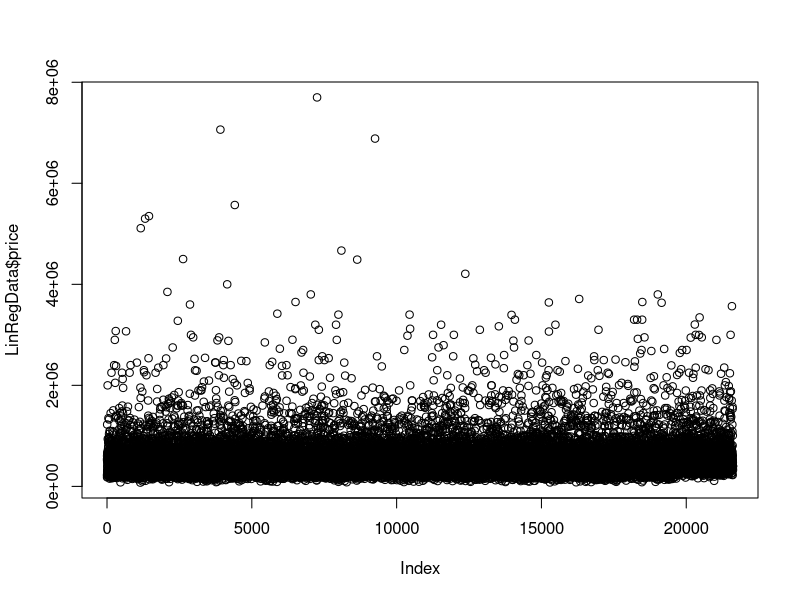
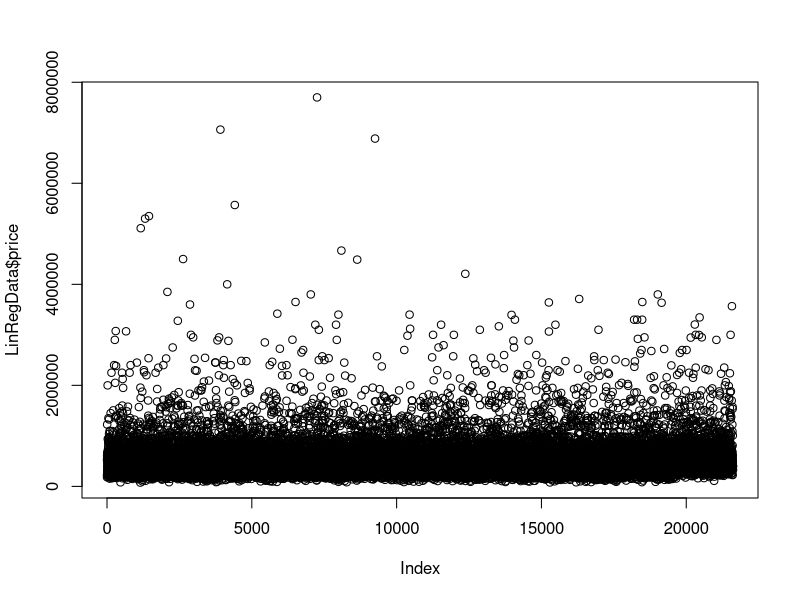
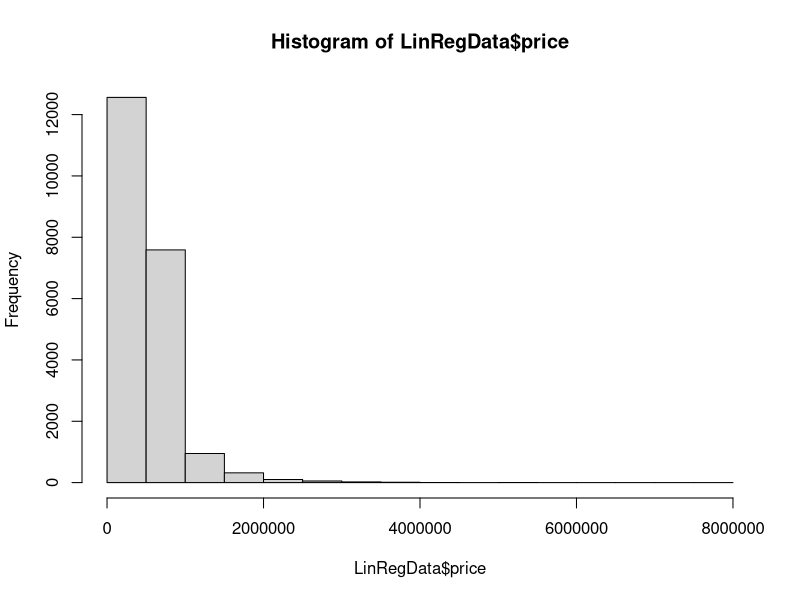
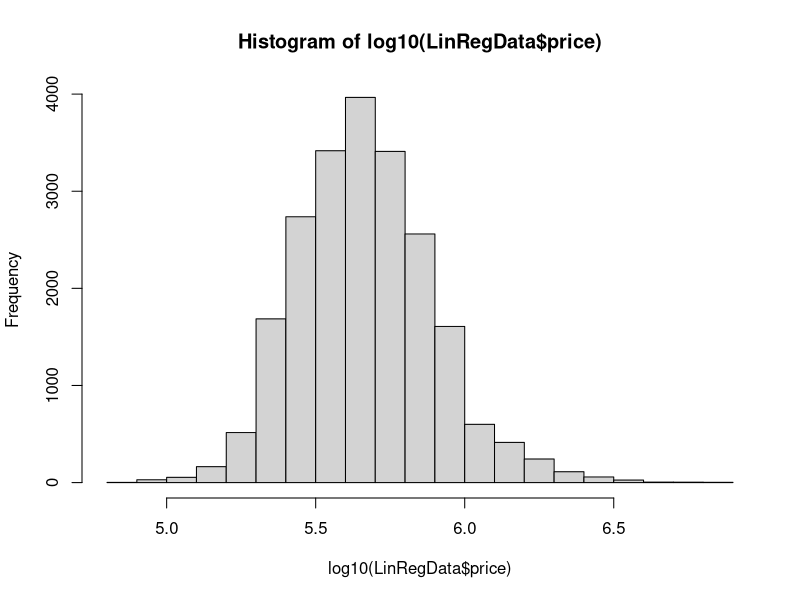
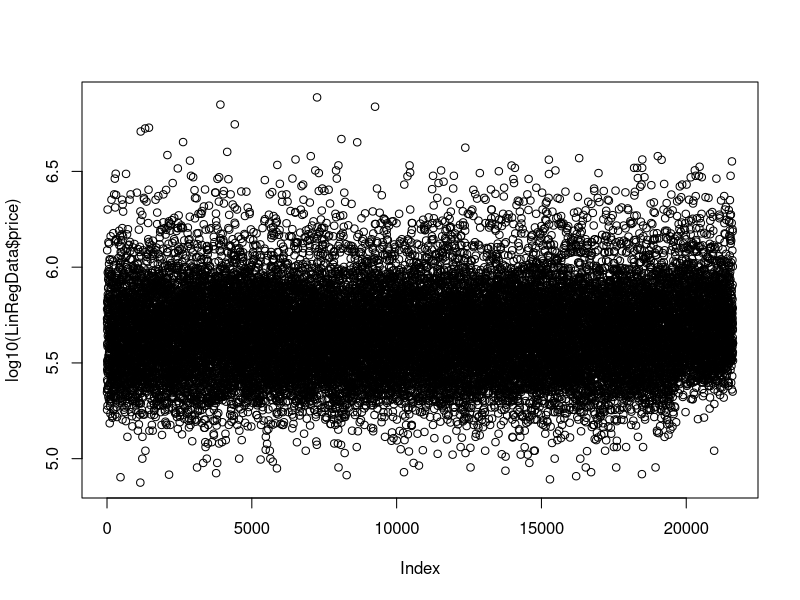
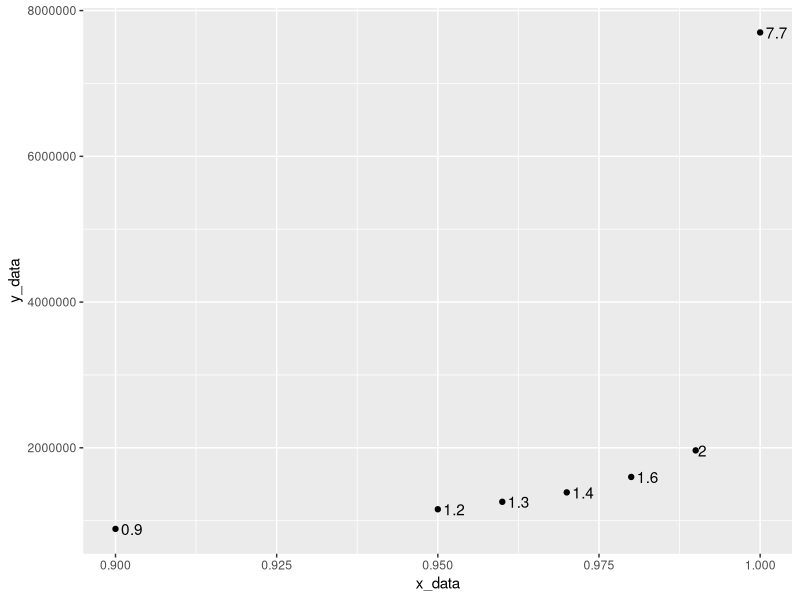
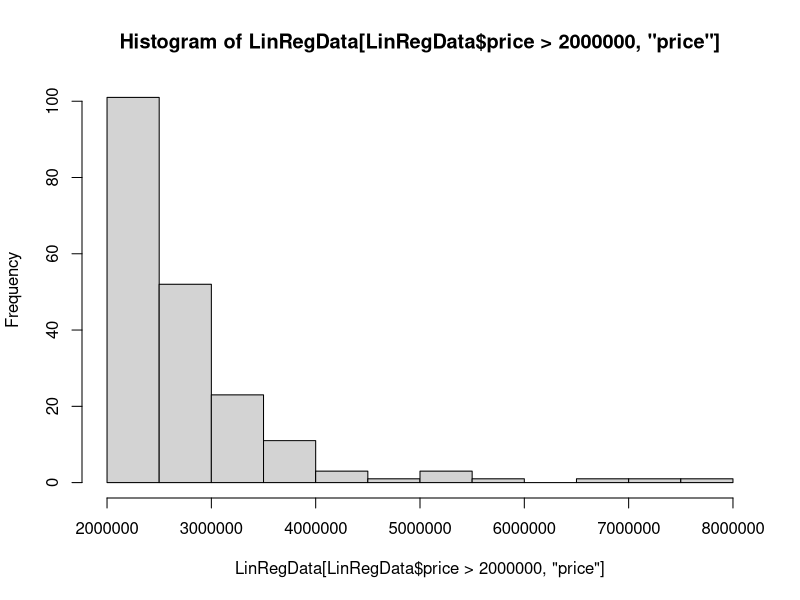
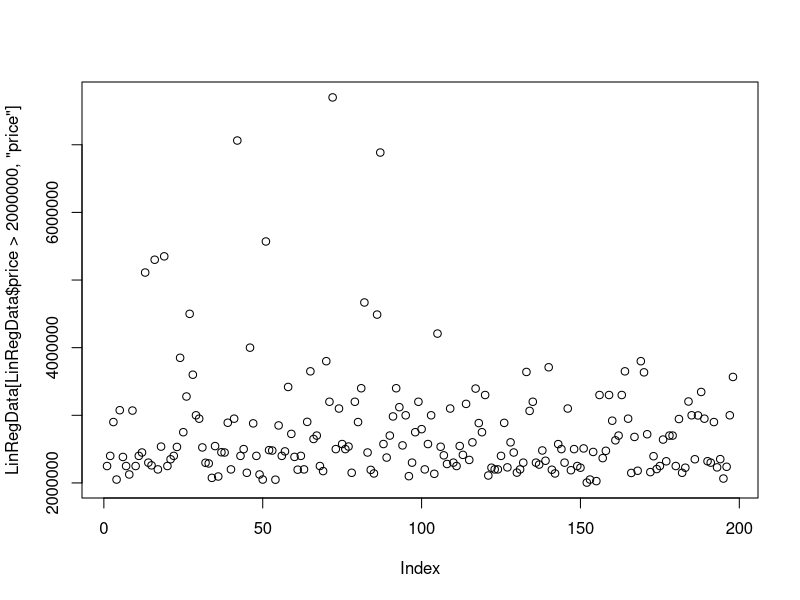

Source code (R) for these figures, in order: (Note: this script raises an error after producing the figures.)
setwd("E:/data/R2 even/Linear Regression/Case Study Files")

install.packages("lubridate")

library(lubridate)



#1. Read data files for cust and their transactions in a file 

LinRegData <- read.csv(file = "kansas_city_house_sales.csv", stringsAsFactors = F)

ncol(LinRegData)

View(LinRegData)

head(LinRegData)

tail(LinRegData)

str(LinRegData)



#2. Change variable format

# regexpr("y","jaydeep")

pos <- regexpr('T',LinRegData$date)   #  regexpr('T','HKHKJTKJTLJK')

unique(pos)

LinRegData$date <- substr(LinRegData$date,1,unique(pos)-1)    # substr('jaydeep',4,7)

LinRegData$date <- as.Date(LinRegData$date, format='%Y%m%d')

sum(is.na(LinRegData$date))   #length(which(is.na(LinRegData$date)))

str(LinRegData)





#3. dependant variable exploration

plot(LinRegData$price)

options(scipen = 20)

plot(LinRegData$price)



# my interpretation is that there are ouliers

# Outliers are bad for models. They cause more errors in models.

# Take a look at the outliers, try to figure out why that is happening

# Once you realize, even if the oyliers are there for a good reason, you must still

# remove them to build a better SCOPE.

# So if your model is built on a smaller scope like - price of house is betwen 100K to 1Mn

# will it be able to predict price of house beyond this scope



# Lets explore the house with max price & compare it with an avg price house

View(LinRegData[ LinRegData$price ==  max(LinRegData$price) | LinRegData$price ==  660000, ])



hist(LinRegData$price) 

# we see a skewed histogram due to a very high range of proce AND because majority of the houses have low price

# but we need a normal histogram for our DV

# to get that we need to transform the usual price of house to log(price of house)

hist(log10(LinRegData$price))

# We will use log(price) as our DV and not the usual price

plot(log10(LinRegData$price))

# we will still need to remove the outliers



# How do we decide what is the cutoff for high price outliers and for low price outliers

# You can use standard benchmarks like - Mean + 3*Std Dev (for higher outlier cutoff)

# Mean - 3* Std Dev (for lower outlier cutoff)

# for our case lets find out these ouliers

mean(LinRegData$price) + (3*sd(LinRegData$price))  # high outlier cutoff is 1.6Mn

mean(LinRegData$price) - (3*sd(LinRegData$price))  # low outlier cutoff is -ve what that means there are no low outliers basis this technique

# Another standard way is you remove every obs more than 99.9%ile value

# and similarly less than 0.1%ile value

quantile(LinRegData$price, 0.999)  # high outlier cutoff is 3.5Mn

quantile(LinRegData$price, 0.001)  # low outlier cutoff is 95K

# there are other methods like tuckey fences



# Explore outliers to decide the cutoff

library(ggplot2)

x_data <- c(.90, .95, .96, .97, .98, .99, 1)

y_data <- round(quantile(LinRegData$price, x_data),0)

qplot(x = x_data, y = y_data,label = round(y_data/1000000,1), geom=c("text","point"), hjust=-0.25)



# Now we will explore all values beyond 2 Mn price

hist(LinRegData[LinRegData$price>2000000,'price'])

plot(LinRegData[LinRegData$price>2000000,'price'])

sum(LinRegData$price>3000000)

# so 3 mn price will be the higher outlier cutoff



# Now we will explore for lower value cutoff

x_data <- c(0,0.01,0.02,0.03,0.04,0.05,0.06,0.07,0.08,0.09,0.1)

y_data <- round(quantile(LinRegData$price,x_data ),1)

qplot(x = x_data, y = y_data,label = round(y_data/1000,1), geom=c("text","point"), hjust=-0.25)

hist(LinRegData[LinRegData$price<150000,'price'])

plot(LinRegData[LinRegData$price<150000,'price'])

sum(LinRegData$price<100000)



# finally remove the houses which are outliers

LinRegData <- LinRegData[LinRegData$price>100000 & LinRegData$price<3000000,]



# Create the of log of price, which will be new DV

LinRegData$price_log <- log10(LinRegData$price)



#4. independant variable exploration

# We will perform uni-variate analysis, which means we will pick up one variable at a time

# and explore that through either frequency distribution tables or histograms & plots

# Why are we doing Uni Variate?

# We are doing this to find if any variable needs - 

# a) outlier treatement

# b) missing value treatement

# c) Any transformation (like log) is needed

# d) any data type conversion

# e) if there is enough variation in the variable

# f) to combine certain values into a single value (banding/ grouping)



# We start with date

table(year(LinRegData$date))   #The year function is provided by lubridate(). Other similar functions are month() & day()

table(month(LinRegData$date))

table(paste0(year(LinRegData$date), "-", month(LinRegData$date)))

min(LinRegData$date)

max(LinRegData$date)

plot(table(month(LinRegData$date)))

max(LinRegData$date)

# we leave date as it is. no change required.



# bedrooms

table(LinRegData$bedrooms)   

View(LinRegData[LinRegData$bedrooms==33,])

# this looks like a case of typo. So we will update this to 3.

LinRegData[LinRegData$bedrooms==33,c(4)] <- 3   # id - 2402100895

View(LinRegData[LinRegData$id==2402100895,])



# bathrooms

plot(table(LinRegData$bathrooms))

unique(LinRegData$bathrooms)



# sqft living area

plot(LinRegData$sqft_living) 

hist(LinRegData$sqft_living) 

# We can see that there are ouliers

# here again we see a very high range and a skewed histogram

# so once again we will try to take a log transformation and see if we can get a normal distribution

# if we get a normal distribution then we can keep this new var in the model



hist(log10(LinRegData$sqft_living))

# so we will be using log of sqft_living



# now lets explore for high outliers

x_data <- c(.90, .95, .96, .97, .98, .99, 1)

y_data <- round(quantile(LinRegData$sqft_living, x_data),0)

qplot(x = x_data, y = y_data,label = y_data, geom=c("text","point"), hjust=-0.25)

# lets zoom in beyond 4800 sq ft

hist(LinRegData[LinRegData$sqft_living>4800,'sqft_living'])

# so higher outlier chosen as 8000 sq ft, what is the total count of such houses

sum(LinRegData$sqft_living>8000)



# now we check for lower outliers

x_data <- c(0,0.01,0.02,0.03,0.04,0.05,0.06,0.07,0.08,0.09,0.1)

y_data <- round(quantile(LinRegData$sqft_living, x_data),0)

qplot(x = x_data, y = y_data,label = y_data, geom=c("text","point"), hjust=-0.25)

# lets zoom in less than 700 sq ft

hist(LinRegData[LinRegData$sqft_living<700,'sqft_living'])

# so higher outlier chosen as 500 sq ft, what is the total count of such houses

sum(LinRegData$sqft_living<500)



# apply the outliers to filter the data

LinRegData <- LinRegData[LinRegData$sqft_living>500 & LinRegData$sqft_living<8000,]



# lets create the new column for log of sqft living

LinRegData$sqft_living_log <- log10(LinRegData$sqft_living)



# so lets now visualize the new histogram

hist(LinRegData$sqft_living_log)





# sqft lot

plot(LinRegData$sqft_lot) # there are outliers

hist(LinRegData$sqft_lot) # lets try log transformation

hist(log10(LinRegData$sqft_lot))



# exploring the higher outliers

x_data <- c(0.90, 0.91, 0.92, 0.93, 0.94, 0.95, 0.96, 0.97, 0.98, 0.99, 1)

y_data <- round(quantile(LinRegData$sqft_lot, x_data),1)

qplot(x = x_data, y = y_data,label = y_data, geom=c("text","point"), hjust=-0.25)

# exploring houses with sqft lot more than 200K

hist(LinRegData[LinRegData$sqft_lot>200000,'sqft_lot'])

# so higher outlier chosen as 500K sq ft, what is the total count of such houses

sum(LinRegData$sqft_lot>500000)



# Exploring the lower outliers

x_data <- c(0,0.01,0.02,0.03,0.04,0.05,0.06,0.07,0.08,0.09,0.1)

y_data <- round(quantile(LinRegData$sqft_lot, x_data),1)

qplot(x = x_data, y = y_data,label = y_data, geom=c("text","point"), hjust=-0.25)

# so lower outlier chosen as 1K sq ft, what is the total count of such houses

sum(LinRegData$sqft_lot<1000)

# there are still 200 houses less than 1K sq ft, so we will explore further

hist(LinRegData[LinRegData$sqft_lot<1000,'sqft_lot'])

# lets look at the count of houses less than 700 sqft

sum(LinRegData$sqft_lot<700)

# so lower cut off is 700 sq ft



# so lets now filter out the relevant houses

LinRegData <- LinRegData[LinRegData$sqft_lot<500000 & LinRegData$sqft_lot>700,]



# make the log transformation of sqft lot

LinRegData$sqft_lot_log <- log10(LinRegData$sqft_lot)



# finally visualize this to check of everything is fine

hist(LinRegData$sqft_lot_log)



# floors

table(LinRegData$floors)

# now if we believe that beyond 2 floors there is no incremental price as, it increases cost of 

# maintainence & cleaning, so you can create a floor band. And you can try this new var in the model

# and you can decide if your hypothesis was right basis the model result. 

LinRegData$floors_band <-ifelse(LinRegData$floors>2,2,LinRegData$floors)

table(LinRegData$floors_band)



# Waterfront

table(LinRegData$waterfront)

# so here we develop a hypothesis that waterfront might not be a significant var as it is almost constant

# but you put the var in the model and let the model decide. 

# another approach can be - remove all the rows with a waterfront and build the model. 

# see if this is a better model. If it is then you can retain this strategy



# View

table(LinRegData$view)

# View is not numeric, although it has numbers in it. It is not continous and you can not take an avg

# there is no avg view. So you can not leave it like this. 

# now if you want to use a categorical var (like gender / marital status) in a model

# then you have to create DUMMY VARIABLES. We will learn this later

# Right now we can only represent it through a band with 0 & 1 value.

LinRegData$view_band <-ifelse(LinRegData$view>0,1,0)

# remember that in this case u can only use the view_band and not the original variable
# Condition
# Univariate anlaysis for condition - 
# condition is continous as you can take the avg of condition - so yo ucan make the histogram & plot
# condition has less number of distinct values so you can also look at the freq distribution and consider a table function
table(LinRegData$condition) 
# so over here, we can see that there are only 202 houses with condition less than 3, we are removing them to redefine the scope
sum(LinRegData$condition<3)
LinRegData <-LinRegData[LinRegData$condition>2,]

# Grade
# And grade will be considered similar as condition. Again we can use a histogram as it is continous & we can take an average
# at the same time as grade as less distinct values, we can use a table as well.
table(LinRegData$grade)
hist(LinRegData$grade)
# so here we combine the grades less thna 6 with 6 and more than 10 with 10
# this is my hunch, but create any variable that you feel might help and model decide if it is good or bad
LinRegData$grade_band <-ifelse(LinRegData$grade<6,6,ifelse(LinRegData$grade>10,10,LinRegData$grade))
table(LinRegData$grade_band)
# Sqft Above
plot(LinRegData$sqft_above)   
hist(LinRegData$sqft_above)   
# there are outliers
# it might help to take a log
hist(log10(LinRegData$sqft_above))
# we can see that log10 gives me normal distribution

# lets now cosider higher outliers
x_data <- c(0.90, 0.91, 0.92, 0.93, 0.94, 0.95, 0.96, 0.97, 0.98, 0.99, 1)
y_data <- round(quantile(LinRegData$sqft_above, x_data),1)
library(ggplot2)
qplot(x = x_data, y = y_data,label = y_data, geom=c("text","point"), hjust=-0.25)

# lets zoom beyond 4000 sqft
hist(LinRegData[LinRegData$sqft_above>4000,'sqft_above'])
# looks like 6500 is a good high outlier cutoff. lets count the number of houses there
sum(LinRegData$sqft_above>6500)

# Now lets look at the lower outliers
x_data <- c(0,0.01,0.02,0.03,0.04,0.05,0.06,0.07,0.08,0.09,0.1)
y_data <- round(quantile(LinRegData$sqft_above, x_data),1)
qplot(x = x_data, y = y_data,label = y_data, geom=c("text","point"), hjust=-0.25)
# lets zoom less than 700 sq ft
hist(LinRegData[LinRegData$sqft_above<700,'sqft_above'])
# so we consider 450 sqft as lower outlier cutoff. lets count teh number of houses
sum(LinRegData$sqft_above<450)

# so now lets redefine the scope by considering houses between 450 to 6500 sq ft
LinRegData <- LinRegData[LinRegData$sqft_above>450 & LinRegData$sqft_above<6500,]

# sqft basement
plot(LinRegData$sqft_basement)
# looks like there are outliers
hist(LinRegData$sqft_basement) 
# So here even though it looks like a case of log transformation, we can not do that
# as a lot of houses has 0 basement area and log10(0) id -Inf. So only thing that you can do is take care of outliers

# lets consider higher outliers
x_data <- c(0.90, 0.91, 0.92, 0.93, 0.94, 0.95, 0.96, 0.97, 0.98, 0.99, 1)
y_data <- round(quantile(LinRegData$sqft_basement, x_data),1)
qplot(x = x_data, y = y_data,label = y_data, geom=c("text","point"), hjust=-0.25)

# lets zoom beyond 1600
hist(LinRegData[LinRegData$sqft_basement>1600,'sqft_basement'])
# looks like 3K sqft is a good cutoff. Lets count the cases
sum(LinRegData$sqft_basement>3000)

# Latitude
# It is continous. becasue anyways we are doing all sorts of maths on this. We are using it calculate distance
# we explore this like any other continous var - plot / hist
plot(LinRegData$lat)
# may be on the lower side there are a few ouliers
hist(LinRegData$lat)
# there is a slight skew. but log will not help, because log works only when the range is very high.
# log helps us reduce the range
hist(log10(LinRegData$lat))

# for lower outliers lets check for the houses less than 47.2
hist(LinRegData[LinRegData$lat<47.2, "lat"])
# lets consider 47.19 as the cutoff. remember that even a very small change in this number will mean
# change of several kilometers and it might indicate a house in a forest or outskirts etc.
sum(LinRegData$lat>=47.19)

# So improving the scope by removing these houses
LinRegData <- LinRegData[LinRegData$lat>=47.19,]

# Longitude
# same as latitude. lets look at plot & hist
plot(LinRegData$long)
# looks like there are definitely higher outliers and possibly lower as well
hist(LinRegData$long)
# we can not take a log on this for 2 reasons - 
# 1. the numbers are negative (you can not take log of negative numbers)
# 2. The range is not high. So just like lat, even if you take a log it will not help
LinRegData$long <- abs(LinRegData$long)
hist(LinRegData$long) # so now the outliers are on the lower side
hist(log10(LinRegData$long)) # it doesnt help, bcoz the range is small
# lets check for lower outliers
x_data <- c(0,0.01,0.02,0.03,0.04,0.05,0.06,0.07,0.08,0.09,0.1)
y_data <- round(quantile(LinRegData$long, x_data),1)
qplot(x = x_data, y = y_data,label = y_data, geom=c("text","point"), hjust=-0.25)
# lets zoom beyond 121.8
hist(LinRegData[LinRegData$long<121.8,'long'])
# 121.7 looks like a good cutoff. how many houses.
sum(LinRegData$long<121.7)

# refining the scope basis this cutoff
LinRegData <- LinRegData[LinRegData$long >= 121.7,]

#5. Create derived variables
LinRegData$Sales_year <- year(LinRegData$date)
LinRegData$Sales_month <- month(LinRegData$date)

LinRegData$per_living <- (LinRegData$sqft_living*100)/LinRegData$sqft_lot

LinRegData$per_above <- (LinRegData$sqft_above*100)/LinRegData$sqft_lot

LinRegData$age <- LinRegData$Sales_year - LinRegData$yr_built

LinRegData$age_renovated <- ifelse(LinRegData$yr_renovated>0,LinRegData$Sales_year-LinRegData$yr_renovated,LinRegData$age)

LinRegData$renovated_flag <- ifelse(LinRegData$yr_renovated>0,1,0)


#6. removing variables not required
colnames(LinRegData)
LinRegData_bkup <- LinRegData
LinRegData <- LinRegData[,-c(1:3,6,7,10, 13,15:17)]


#7. Univariate analysis - categorical variable or discrete variables 
# Those vaeriables which are continous but has less distinct values are known as discrete variables
# the function created below, shows you the frequency distribution - % of obs across each distinct value
# for e.g. for gender it will give you % of obs for males & females in a bar graph
# continous - can take value, you can take avg. like - sales, price
# categorical - you can not take avg, usually less distinct values, like gender, marital status, pincodes
# discrete - continous with less distinct values

uniAnalysisCateg<-function(var)
{
  Freq_tbl<-data.frame(table(LinRegData[,var]))  # when using on your own, ensure the dataset name is LinRegData
  Freq_tbl$var_name <-var
  colnames(Freq_tbl)<-c("values","freq","variable")
  return(Freq_tbl)
}
uniDataCateg <- data.frame(values = character(),freq = numeric(),variable = character())
# when using on your own - make changes in these lines to replace the existing variable names with your variable names
uniDataCateg<-rbind(uniDataCateg,uniAnalysisCateg("bedrooms"))
uniDataCateg<-rbind(uniDataCateg,uniAnalysisCateg("condition"))
uniDataCateg<-rbind(uniDataCateg,uniAnalysisCateg("grade"))
uniDataCateg<-rbind(uniDataCateg,uniAnalysisCateg("floors_band"))
uniDataCateg<-rbind(uniDataCateg,uniAnalysisCateg("view_band"))
# you add of delete these lines basis the number of variables you have

#library(ggplot2)
tot<-nrow(LinRegData)
uniDataCateg$perc<-round(100*uniDataCateg$freq/tot,0)
ggplot(uniDataCateg, aes(x = values, y = perc)) + geom_bar(stat = "identity")+ facet_wrap(~ variable, scales = "free")
write.csv(uniDataCateg, "uniDataCateg_cp.csv", row.names=FALSE)
View(uniDataCateg)

# 7.1. Univariate Analysis - Continous var
# Here what this does is - it gives you the percentile distribution of continous variables
# this will help you realize if  outilers are there or you need transformations
uniAnalysisCont<-function(var)
{
  Pctl_tbl<-as.vector(quantile(LinRegData[,var], probs=c(.01, .10, .20, .50, .80, .90, .99, 1.0)))  # when using on your own, ensure the dataset name is LinRegData
  Pctl_tbl<-data.frame(c("P001","P010","P020","P050","P080","P090","P099","P100"),Pctl_tbl)
  Pctl_tbl<-data.frame(c(var,var,var,var),Pctl_tbl)
  colnames(Pctl_tbl)<-c("variable","quantiles","values")
  return(Pctl_tbl)
}
uniDataCont <- data.frame(variable = character(), quantiles = character(), values = numeric())
# when using on your own - make changes in these lines to replace the existing variable names with your variable names
uniDataCont<-rbind(uniDataCont,uniAnalysisCont("sqft_above_log"))
uniDataCont<-rbind(uniDataCont,uniAnalysisCont("sqft_basement"))
uniDataCont<-rbind(uniDataCont,uniAnalysisCont("lat"))
uniDataCont<-rbind(uniDataCont,uniAnalysisCont("long"))
uniDataCont<-rbind(uniDataCont,uniAnalysisCont("price_log"))
uniDataCont<-rbind(uniDataCont,uniAnalysisCont("sqft_living_log"))
uniDataCont<-rbind(uniDataCont,uniAnalysisCont("sqft_lot_log"))
uniDataCont<-rbind(uniDataCont,uniAnalysisCont("Sales_month"))
uniDataCont<-rbind(uniDataCont,uniAnalysisCont("per_living"))
uniDataCont<-rbind(uniDataCont,uniAnalysisCont("per_above"))
uniDataCont<-rbind(uniDataCont,uniAnalysisCont("age"))
uniDataCont<-rbind(uniDataCont,uniAnalysisCont("age_renovated"))
# you add of delete these lines basis the number of variables you have
ggplot(uniDataCont, aes(x = quantiles, y = values)) + geom_bar(stat = "identity")+ facet_wrap(~ variable, scales = "free")
write.csv(uniDataCont, "uniDataCont.csv", row.names=FALSE)
View(uniDataCont)


#8. Bivariate Analysis 
# it is used for reducing the variables, by finding out which variables are not important
# it means which var will not explain the variations in price
# To do this, we have to do this separately for continous & separately for categorical/discrete
# now you can see that at this stage there is no pure categorical variable,
# as for all the vars we can take avgs, so it either continous or discrete (continous with less distinct values)# lets look at the column names
colnames(LinRegData)
# discrete - those variables which are continous (can take avg) and less distinct values.
# count of unique values of any variable. if it is less and you can take an avg also than 
# it is discrete. e.g. - 
# bedroom, bathrooms, floor, condition, grade, floors_band, grand_band# Continous - are all the var whose avg makes sense
# [1] "bedrooms"        "bathrooms"       "floors"                "condition"      
# [6] "grade"           "sqft_basement"   "lat"             "long"            "price_log"      
# [11] "sqft_living_log" "sqft_lot_log"    "floors_band"       "grade_band"     
# [16] "sqft_above_log"  "Sales_year"      "Sales_month"     "per_living"      "per_above"      
# [21] "age"             "age_renovated"   

# Categorical - the ones whose avg has no meaning
# waterfront, view_band, renovated_flag, zip code
# out of these all the others except zipcode has very less distinct values
# zip code has high number of distinct values. 
# For every categorical variable you can not put them in the model without creating dummy variables
# For categorical var with high distinct values (like zip code) - you have to 
# first reduce the number of distinct values by making groups of zip codes
# and then you have to make dummy variables
# if your categorical variables has only 0,1 like waterfront, renovated_flag & view_band
# then you do not need to create dummy variables

